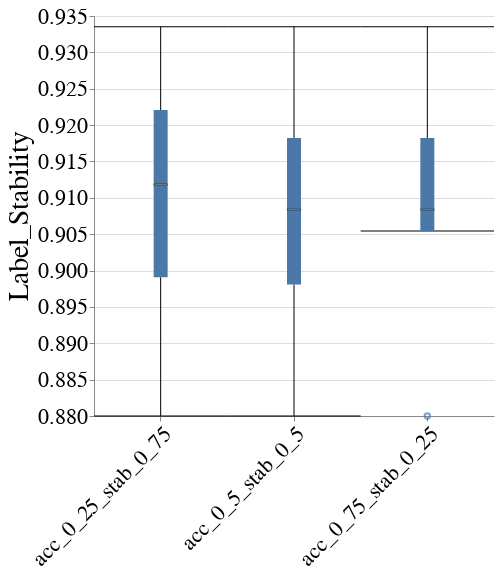

Notebook source saved alongside this figure:
### Code cell
create_box_plot_per_dataset_and_case_study(to_plot=best_lp_metrics_per_exp_config_df,
                                           exp_name=EXP_NAME,
                                           dataset_name=DATASET_NAME,
                                           case_study_name=CASE_STUDY_NAME,
                                           metric_name="Label_Stability")

### Figure 1 — Vega-Lite specification as saved in the notebook (floating-point values rounded to 4 significant figures)
{"config": {"view": {"continuousWidth": 400, "continuousHeight": 300, "stroke": null}, "axis": {"labelFontSize": 22, "labelFontWeight": "normal", "titleFontSize": 28, "titleFontWeight": "normal"}, "title": {"fontSize": 28}}, "data": {"name": "data-048dfb1ed638f26e40a1e72d31f63a86"}, "mark": {"type": "boxplot", "median": {"stroke": "black", "strokeWidth": 0.7}, "ticks": true}, "encoding": {"x": {"axis": {"labelAngle": -45, "labelLimit": 300}, "field": "exp_config_name", "title": null, "type": "nominal"}, "y": {"field": "overall", "scale": {"zero": false}, "title": "Label_Stability", "type": "quantitative"}}, "height": 400, "width": 400, "$schema": "https://vega.github.io/schema/vega-lite/v4.17.0.json", "datasets": {"data-048dfb1ed638f26e40a1e72d31f63a86": [{"exp_config_name": "acc_0_25_stab_0_75", "logical_pipeline_uuid": "Tm9uZSZOT19GQUlSTkVTU19JTlRFUlZFTlRJT04mcmZfY2xm", "physical_pipeline_uuid": "454fb785-4587-428a-9136-887fcee0cef5", "run_num": 2, "compound_pp_quality": 0.8961, "metric": "Label_Stability", "model_name": "rf_clf", "runtime_in_mins": 0.1367, "dataset_name": "diabetes", "logical_pipeline_name": "None&NO_FAIRNESS_INTERVENTION&rf_clf", "null_imputer_name": "None", "fairness_intervention_name": "NO_FAIRNESS_INTERVENTION", "Gender_dis": 0.9162, "Gender_priv": 0.8988, "overall": 0.9054}, {"exp_config_name": "acc_0_25_stab_0_75", "logical_pipeline_uuid": "Tm9uZSZOT19GQUlSTkVTU19JTlRFUlZFTlRJT04mcmZfY2xm", "physical_pipeline_uuid": "509e3244-97d8-4213-abe0-aa98af429c71", "run_num": 3, "compound_pp_quality": 0.9001, "metric": "Label_Stability", "model_name": "rf_clf", "runtime_in_mins": 0.2099, "dataset_name": "diabetes", "logical_pipeline_name": "None&NO_FAIRNESS_INTERVENTION&rf_clf", "null_imputer_name": "None", "fairness_intervention_name": "NO_FAIRNESS_INTERVENTION", "Gender_dis": 0.9253, "Gender_priv": 0.9143, "overall": 0.9182}, {"exp_config_name": "acc_0_25_stab_0_75", "logical_pipeline_uuid": "Tm9uZSZOT19GQUlSTkVTU19JTlRFUlZFTlRJT04mcmZfY2xm", "physical_pipeline_uuid": "dfe4976a-98b5-46dc-97eb-5764624d5517", "run_num": 1, "compound_pp_quality": 0.9327, "metric": "Label_Stability", "model_name": "rf_clf", "runtime_in_mins": 0.274, "dataset_name": "diabetes", "logical_pipeline_name": "None&NO_FAIRNESS_INTERVENTION&rf_clf", "null_imputer_name": "None", "fairness_intervention_name": "NO_FAIRNESS_INTERVENTION", "Gender_dis": 0.9611, "Gender_priv": 0.9154, "overall": 0.9335}, {"exp_config_name": "acc_0_25_stab_0_75", "logical_pipeline_uuid": "Tm9uZSZOT19GQUlSTkVTU19JTlRFUlZFTlRJT04mcmZfY2xm", "physical_pipeline_uuid": "f0c045b3-6f2a-4754-85cd-728e71483f02", "run_num": 5, "compound_pp_quality": 0.8884, "metric": "Label_Stability", "model_name": "rf_clf", "runtime_in_mins": 0.5501, "dataset_name": "diabetes", "logical_pipeline_name": "None&NO_FAIRNESS_INTERVENTION&rf_clf", "null_imputer_name": "None", "fairness_intervention_name": "NO_FAIRNESS_INTERVENTION", "Gender_dis": 0.8837, "Gender_priv": 0.8776, "overall": 0.88}, {"exp_config_name": "acc_0_5_stab_0_5", "logical_pipeline_uuid": "Tm9uZSZOT19GQUlSTkVTU19JTlRFUlZFTlRJT04mcmZfY2xm", "physical_pipeline_uuid": "42d486f3-7eaa-4b48-adbf-b8a800da4d59", "run_num": 2, "compound_pp_quality": 0.9053, "metric": "Label_Stability", "model_name": "rf_clf", "runtime_in_mins": 0.3746, "dataset_name": "diabetes", "logical_pipeline_name": "None&NO_FAIRNESS_INTERVENTION&rf_clf", "null_imputer_name": "None", "fairness_intervention_name": "NO_FAIRNESS_INTERVENTION", "Gender_dis": 0.9227, "Gender_priv": 0.8829, "overall": 0.8981}, {"exp_config_name": "acc_0_5_stab_0_5", "logical_pipeline_uuid": "Tm9uZSZOT19GQUlSTkVTU19JTlRFUlZFTlRJT04mcmZfY2xm", "physical_pipeline_uuid": "4792166e-411d-42c8-b352-507db110ef86", "run_num": 3, "compound_pp_quality": 0.8819, "metric": "Label_Stability", "model_name": "rf_clf", "runtime_in_mins": 0.1967, "dataset_name": "diabetes", "logical_pipeline_name": "None&NO_FAIRNESS_INTERVENTION&rf_clf", "null_imputer_name": "None", "fairness_intervention_name": "NO_FAIRNESS_INTERVENTION", "Gender_dis": 0.9253, "Gender_priv": 0.9143, "overall": 0.9182}, {"exp_config_name": "acc_0_5_stab_0_5", "logical_pipeline_uuid": "Tm9uZSZOT19GQUlSTkVTU19JTlRFUlZFTlRJT04mcmZfY2xm", "physical_pipeline_uuid": "4b8fbe3e-f46a-400a-9de4-d5eba89f30a3", "run_num": 1, "compound_pp_quality": 0.9319, "metric": "Label_Stability", "model_name": "rf_clf", "runtime_in_mins": 0.1983, "dataset_name": "diabetes", "logical_pipeline_name": "None&NO_FAIRNESS_INTERVENTION&rf_clf", "null_imputer_name": "None", "fairness_intervention_name": "NO_FAIRNESS_INTERVENTION", "Gender_dis": 0.9611, "Gender_priv": 0.9154, "overall": 0.9335}, {"exp_config_name": "acc_0_5_stab_0_5", "logical_pipeline_uuid": "Tm9uZSZOT19GQUlSTkVTU19JTlRFUlZFTlRJT04mcmZfY2xm", "physical_pipeline_uuid": "e44a401d-8887-4e1f-b516-5411126f421b", "run_num": 5, "compound_pp_quality": 0.8968, "metric": "Label_Stability", "model_name": "rf_clf", "runtime_in_mins": 0.3731, "dataset_name": "diabetes", "logical_pipeline_name": "None&NO_FAIRNESS_INTERVENTION&rf_clf", "null_imputer_name": "None", "fairness_intervention_name": "NO_FAIRNESS_INTERVENTION", "Gender_dis": 0.8837, "Gender_priv": 0.8776, "overall": 0.88}, {"exp_config_name": "acc_0_5_stab_0_5", "logical_pipeline_uuid": "Tm9uZSZOT19GQUlSTkVTU19JTlRFUlZFTlRJT04mcmZfY2xm", "physical_pipeline_uuid": "fdc1528b-4704-48b6-899a-2e6f28eb416f", "run_num": 4, "compound_pp_quality": 0.85, "metric": "Label_Stability", "model_name": "rf_clf", "runtime_in_mins": 0.1821, "dataset_name": "diabetes", "logical_pipeline_name": "None&NO_FAIRNESS_INTERVENTION&rf_clf", "null_imputer_name": "None", "fairness_intervention_name": "NO_FAIRNESS_INTERVENTION", "Gender_dis": 0.9383, "Gender_priv": 0.889, "overall": 0.9084}, {"exp_config_name": "acc_0_75_stab_0_25", "logical_pipeline_uuid": "Tm9uZSZOT19GQUlSTkVTU19JTlRFUlZFTlRJT04mcmZfY2xm", "physical_pipeline_uuid": "068d6c49-1a3d-42df-b651-57aa0174256e", "run_num": 5, "compound_pp_quality": 0.9052, "metric": "Label_Stability", "model_name": "rf_clf", "runtime_in_mins": 0.3913, "dataset_name": "diabetes", "logical_pipeline_name": "None&NO_FAIRNESS_INTERVENTION&rf_clf", "null_imputer_name": "None", "fairness_intervention_name": "NO_FAIRNESS_INTERVENTION", "Gender_dis": 0.8837, "Gender_priv": 0.8776, "overall": 0.88}, {"exp_config_name": "acc_0_75_stab_0_25", "logical_pipeline_uuid": "Tm9uZSZOT19GQUlSTkVTU19JTlRFUlZFTlRJT04mcmZfY2xm", "physical_pipeline_uuid": "1c9e3183-5c06-4e55-a456-cd6e0f692955", "run_num": 2, "compound_pp_quality": 0.8773, "metric": "Label_Stability", "model_name": "rf_clf", "runtime_in_mins": 0.1486, "dataset_name": "diabetes", "logical_pipeline_name": "None&NO_FAIRNESS_INTERVENTION&rf_clf", "null_imputer_name": "None", "fairness_intervention_name": "NO_FAIRNESS_INTERVENTION", "Gender_dis": 0.9162, "Gender_priv": 0.8988, "overall": 0.9054}, {"exp_config_name": "acc_0_75_stab_0_25", "logical_pipeline_uuid": "Tm9uZSZOT19GQUlSTkVTU19JTlRFUlZFTlRJT04mcmZfY2xm", "physical_pipeline_uuid": "5ac28abb-3ac7-40a5-9aa9-146e3efff2e8", "run_num": 3, "compound_pp_quality": 0.8638, "metric": "Label_Stability", "model_name": "rf_clf", "runtime_in_mins": 0.1989, "dataset_name": "diabetes", "logical_pipeline_name": "None&NO_FAIRNESS_INTERVENTION&rf_clf", "null_imputer_name": "None", "fairness_intervention_name": "NO_FAIRNESS_INTERVENTION", "Gender_dis": 0.9253, "Gender_priv": 0.9143, "overall": 0.9182}, {"exp_config_name": "acc_0_75_stab_0_25", "logical_pipeline_uuid": "Tm9uZSZOT19GQUlSTkVTU19JTlRFUlZFTlRJT04mcmZfY2xm", "physical_pipeline_uuid": "79cb7d86-faad-4a2c-bf63-3a75230e2346", "run_num": 4, "compound_pp_quality": 0.8208, "metric": "Label_Stability", "model_name": "rf_clf", "runtime_in_mins": 0.131, "dataset_name": "diabetes", "logical_pipeline_name": "None&NO_FAIRNESS_INTERVENTION&rf_clf", "null_imputer_name": "None", "fairness_intervention_name": "NO_FAIRNESS_INTERVENTION", "Gender_dis": 0.9383, "Gender_priv": 0.889, "overall": 0.9084}, {"exp_config_name": "acc_0_75_stab_0_25", "logical_pipeline_uuid": "Tm9uZSZOT19GQUlSTkVTU19JTlRFUlZFTlRJT04mcmZfY2xm", "physical_pipeline_uuid": "7ad517ef-0f15-40f7-b38b-9858056fb7df", "run_num": 1, "compound_pp_quality": 0.9311, "metric": "Label_Stability", "model_name": "rf_clf", "runtime_in_mins": 0.1777, "dataset_name": "diabetes", "logical_pipeline_name": "None&NO_FAIRNESS_INTERVENTION&rf_clf", "null_imputer_name": "None", "fairness_intervention_name": "NO_FAIRNESS_INTERVENTION", "Gender_dis": 0.9611, "Gender_priv": 0.9154, "overall": 0.9335}]}}
